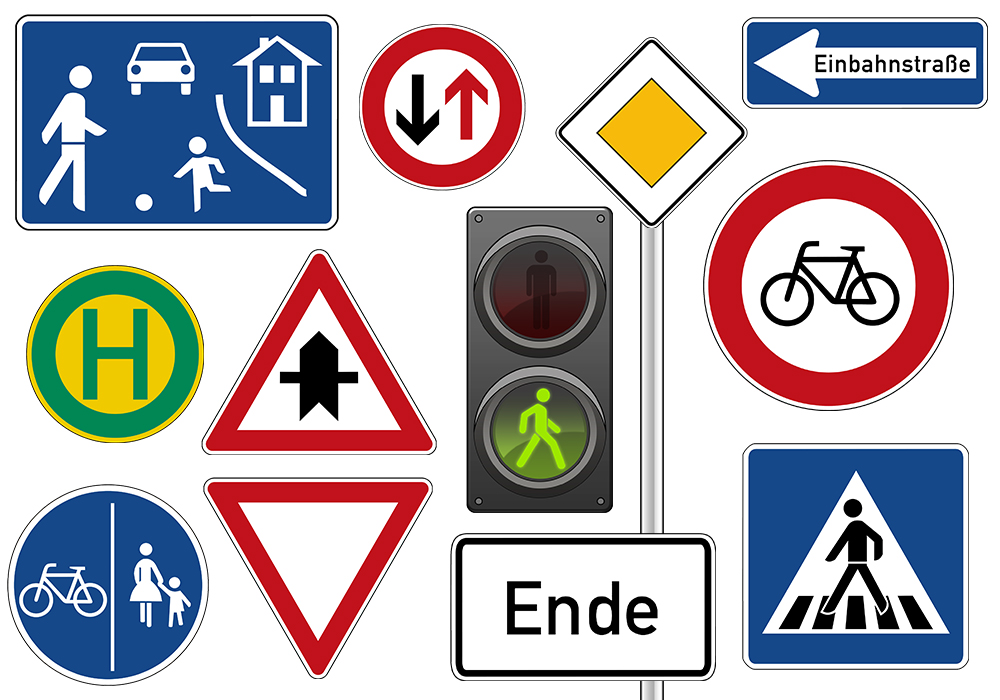
#> input picture 1681732665-33_Vorachaubild_Verkehrsschilder_Farbe.jpg, 1000 x 700 px, found by its file name
$ jupyter execute --allow-errors cnn_echtzeiterkennung_verkehrszeichen_modell.ipynb   (shell and % lines are left out)
#> lines starting #> are read from the running program, lines starting #| are printed output that depends on the picture; pictures that were not available may be replaced by others from this repository, and a replacement may not be noted
### helfer_funktionen.py
from PIL import Image
from collections import Counter
import matplotlib.pyplot as plt
import os
import cv2
import shutil
import numpy as np
import yaml

#Funktion zum Entpacken und Importieren des Datensatzes
# [29 lines left out: function copy_images_and_convert_annotations, not called in this run]


# Funktion zum Einlesen der Dateinamen
def get_filenames(filepath):
    return [os.path.join(filepath, f) for f in os.listdir(filepath)]

# Funktion zum Einlesen der Bilder
def read_images(filenames, height=None, width=None):
    images = []
    for filename in filenames:
        img = Image.open(filename)
        if height and width:
            img = img.resize((width, height))
        images.append(img)
    return images

# Funktion zum Konvertieren einer Liste von Bildern in ein NumPy-Array
def images_to_array(images):
    return np.array([np.array(img) for img in images])

# Funktion zum Plotten von Bildern mit Annotationen
def plot_images_with_annotations(image_names, annotations_dir, input_shape):
    fig = plt.figure(figsize=(8, 8))
    for i, img_path in enumerate(image_names[:8]):
        img = cv2.imread(img_path)
        img = cv2.cvtColor(img, cv2.COLOR_BGR2RGB)
        img = cv2.resize(img, (input_shape["width"], input_shape["height"]))
        # Annotationen laden
        annotation_path = os.path.join(annotations_dir, os.path.splitext(os.path.basename(img_path))[0] + '.txt')
        if os.path.exists(annotation_path):
            with open(annotation_path, 'r') as f:
                for line in f:
                    parts = line.strip().split()
                    class_id = int(parts[0])
                    x_center, y_center, width, height = map(float, parts[1:])
                    x_center *= img.shape[1]
                    y_center *= img.shape[0]
                    width *= img.shape[1]
                    height *= img.shape[0]
                    x1 = int(x_center - width / 2)
                    y1 = int(y_center - height / 2)
                    x2 = int(x_center + width / 2)
                    y2 = int(y_center + height / 2)
                    cv2.rectangle(img, (x1, y1), (x2, y2), (255, 0, 0), 2)
                    cv2.putText(img, str(class_id), (x1, y1 - 10), cv2.FONT_HERSHEY_SIMPLEX, 0.6, (255, 0, 0), 2)
        fig.add_subplot(3, 4, i + 1)
        plt.imshow(img)
    plt.tight_layout()
    plt.show()

# Funktion zum Erstellen einer YAML-Datei
def write_yaml_to_file(py_obj, filename):
    with open(f'{filename}.yaml', 'w') as f:
        yaml.dump(py_obj, f)

# Funktion zum Plotten der Klassenverteilung
def plot_class_distribution(label_path, class_names, output_path):
    class_counts = Counter()
    for label_file in os.listdir(label_path):
        if label_file.endswith(".txt"):
            with open(os.path.join(label_path, label_file), 'r') as file:
                for line in file:
                    class_id = int(line.split()[0])
                    class_counts[class_id] += 1
    classes = [class_names[i] for i in range(len(class_names))]
    counts = [class_counts.get(i, 0) for i in range(len(class_names))]
    plt.figure(figsize=(15, 20))
    bars = plt.barh(classes, counts, color='skyblue')
    plt.xlabel('Anzahl der Bilder')
    plt.ylabel('Klassen')
    plt.title('Anzahl der Bilder pro Klasse')
    # Anzahl der Bilder an den Balken anzeigen
    for bar, count in zip(bars, counts):
        plt.text(count, bar.get_y() + bar.get_height()/2, str(count), va='center')
    plt.tight_layout()
    plt.savefig(os.path.join(output_path, 'labels_.jpg'), dpi=300)
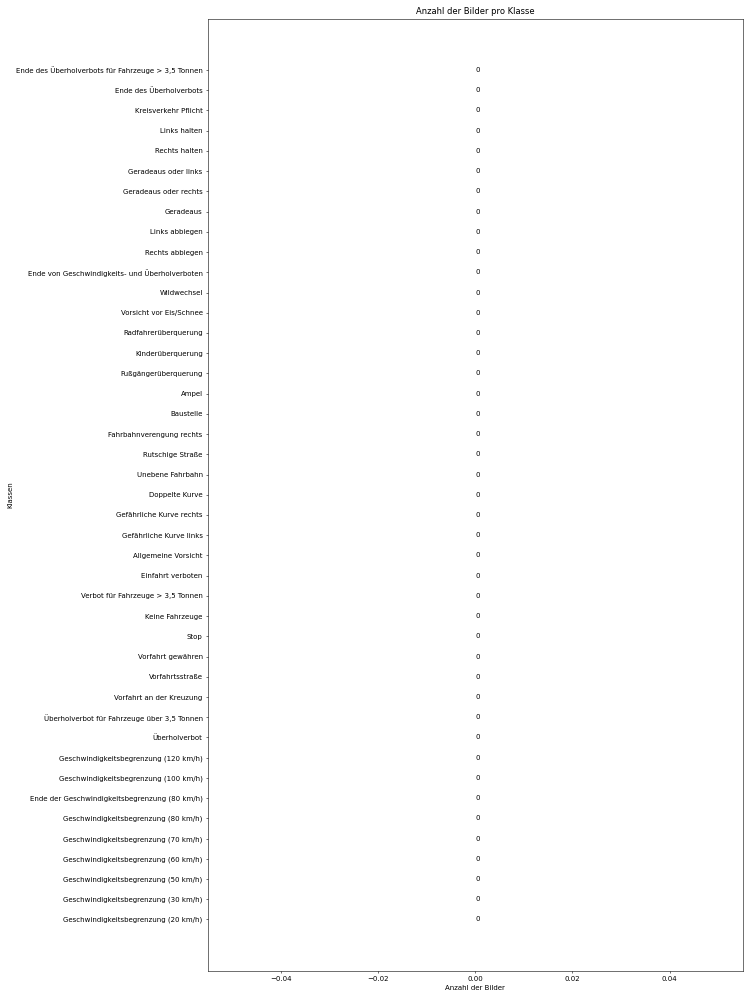
#> figure drawn by matplotlib, 1 panel
    plt.show()

### cnn_echtzeiterkennung_verkehrszeichen_modell.ipynb
**Convolutional Neural Network (CNN) basierend auf die YOLOv5-Architektur zur Erkennung von deutschen Verkehrszeichen in Echtzeit mit dem GTSRB-Dataset**

Autoren: Laieb Ahmad, Enes Bayar, Mehmet Akif Onur & Mert-Can Öksuz
<br>
Datum: 30.10.2024
<br>
Modul: KI-DL/ML
<br>
Dozent: Prof. Dr. Stephan Schneider

## **Befehle zum Installieren/Upgraden von Packages**

## **Laden von Packages + Anzeigen der Versionen**

[cell 1]
from ultralytics import YOLO
from helfer_funktionen import copy_images_and_convert_annotations, get_filenames, read_images, images_to_array, plot_images_with_annotations, write_yaml_to_file, plot_class_distribution
from PIL import Image
from pathlib import Path
from sklearn.model_selection import train_test_split
import os
import numpy as np
import pandas as pd
import cv2
import matplotlib.pyplot as plt
import csv
import torch
import wandb
import yaml
import imagesize


print("Package 'Numpy':", np.__version__)
print("Package 'Pandas':", pd.__version__)
print("Package 'OpenCV':", cv2.__version__)
print("Package 'CSV':", csv.__version__)
print("Package 'PyTorch':", torch.__version__)
print("Package 'WandB':", wandb.__version__)
print("Package 'YAML':", yaml.__version__)

## **Installieren von Yolov5**

[cell 2]

cd yolov5

## **Importieren des Datensatzes**

[cell 3]
#kagglehub.dataset_download("meowmeowmeowmeowmeow/gtsrb-german-traffic-sign")

#Anzahl der Bilder pro Klasse im Trainingsdatensatz
path_train = r"G:\Meine Ablage\projekt-cnn-yolo-echtzeiterkennung-verkehszeichen-gtsrb\gtsrb-german-traffic-sign\versions\1\Train"
total_images = 0
for i in range(0, 43):
    path = os.path.join(path_train, str(i))
    num_images = len(os.listdir(path))
    total_images += num_images
print("Gesamtanzahl der Trainings-Bilder:", total_images)

#Anzahl der Bilder pro Klasse im Trainingsdatensatz
path_test = r"G:\Meine Ablage\projekt-cnn-yolo-echtzeiterkennung-verkehszeichen-gtsrb\gtsrb-german-traffic-sign\versions\1\Test"
num_images = len(os.listdir(path_test))
print("Gesamtanzahl der Test-Bilder:", num_images)

## **Splitten des Datensatz in Train, Test und Validatio und konvertieren der Annotationen ins YOLO-Format**

[cell 4]
#Definieren der Verzeichnisse
base_path = r"G:\Meine Ablage\projekt-cnn-yolo-echtzeiterkennung-verkehszeichen-gtsrb\gtsrb-german-traffic-sign\versions\1"
train_image_base_dir = os.path.join(base_path, "Train")
test_image_dir = os.path.join(base_path, "Test")
train_csv_path = os.path.join(base_path, "Train.csv")
test_csv_path = os.path.join(base_path, "Test.csv")

#Laden der CSV-Dateien
#> (the rest of this cell did not finish here and is left out)

## **Übersicht über die Klassenverteilung im Datensatz**

[cell 5]
label_path = r"G:\Meine Ablage\projekt-cnn-yolo-echtzeiterkennung-verkehszeichen-gtsrb\dataset\labels\val"
class_names = [
    "Geschwindigkeitsbegrenzung (20 km/h)",
    "Geschwindigkeitsbegrenzung (30 km/h)",
    "Geschwindigkeitsbegrenzung (50 km/h)",
    "Geschwindigkeitsbegrenzung (60 km/h)",
    "Geschwindigkeitsbegrenzung (70 km/h)",
    "Geschwindigkeitsbegrenzung (80 km/h)",
    "Ende der Geschwindigkeitsbegrenzung (80 km/h)",
    "Geschwindigkeitsbegrenzung (100 km/h)",
    "Geschwindigkeitsbegrenzung (120 km/h)",
    "Überholverbot",
    "Überholverbot für Fahrzeuge über 3,5 Tonnen",
    "Vorfahrt an der Kreuzung",
    "Vorfahrtsstraße",
    "Vorfahrt gewähren",
    "Stop",
    "Keine Fahrzeuge",
    "Verbot für Fahrzeuge > 3,5 Tonnen",
    "Einfahrt verboten",
    "Allgemeine Vorsicht",
    "Gefährliche Kurve links",
    "Gefährliche Kurve rechts",
    "Doppelte Kurve",
    "Unebene Fahrbahn",
    "Rutschige Straße",
    "Fahrbahnverengung rechts",
    "Baustelle",
    "Ampel",
    "Fußgängerüberquerung",
    "Kinderüberquerung",
    "Radfahrerüberquerung",
    "Vorsicht vor Eis/Schnee",
    "Wildwechsel",
    "Ende von Geschwindigkeits- und Überholverboten",
    "Rechts abbiegen",
    "Links abbiegen",
    "Geradeaus",
    "Geradeaus oder rechts",
    "Geradeaus oder links",
    "Rechts halten",
    "Links halten",
    "Kreisverkehr Pflicht",
    "Ende des Überholverbots",
    "Ende des Überholverbots für Fahrzeuge > 3,5 Tonnen"
]
output_path = 'G:/Meine Ablage/prosjekt-cnn-yolo-echtzeiterkennung-verkehszeichen-gtsrb/dataset'

plot_class_distribution(label_path, class_names, output_path)

## **Übersicht über die Auflösungen der Bilder in dem Datensatz**

[cell 6]
#Ermitteln der Bildauflösungen
imgs = [img.name for img in Path("/teamspace/studios/this_studio/projekt-cnn-yolo-echtzeiterkennung-verkehszeichen-gtsrb/dataset/images/train").iterdir() if img.suffix == ".png"]
img_meta = {}
for f in imgs: img_meta[str(f)] = imagesize.get(Path("/teamspace/studios/this_studio/projekt-cnn-yolo-echtzeiterkennung-verkehszeichen-gtsrb/dataset/images/train") / f)

#In DataFrame umwandeln und Seitenverhältnis berechnen
img_meta_df = pd.DataFrame.from_dict([img_meta]).T.reset_index()
img_meta_df.columns = ['Dateiname', 'Größe']
#> (the rest of this cell did not finish here and is left out)

## **Laden und Anzeigen von Trainingsbildern**

[cell 7]
filepath = r"/teamspace/studios/this_studio/projekt-cnn-yolo-echtzeiterkennung-verkehszeichen-gtsrb/dataset/images/val"
image_names = get_filenames(filepath)

input_shape = {
    "height": 200,
    "width": 200,
    "channels": 3
}
images = read_images(image_names, height=input_shape["height"], width=input_shape["width"])
#> in read_images, img is the input picture: PIL image 1000x700 RGB; mean R, G, B 180.9, 176.7, 182.3
#> in read_images, `img = img.resize((width, height))`:
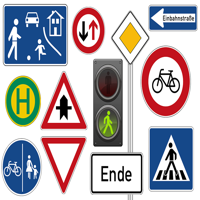
#> img: PIL image 200x200 RGB; mean R, G, B 180.6, 176.4, 181.9
#> images = 1 item

aimages = images_to_array(images)
print(f'Form des Bilder-Arrays: {aimages.shape}') # Struktur des Arrays: (Anzahl der Bilder, Höhe, Breite, Farbkanal)
#| Form des Bilder-Arrays: (1, 200, 200, 3)

fig = plt.figure(figsize=(8, 8))
rows, columns = 3, 4
num_images_to_display = (min(8, aimages.shape[0]))
#> num_images_to_display = 1

for i in range(num_images_to_display):
    fig.add_subplot(rows, columns, i + 1)
    plt.imshow(aimages[i, ...])

plt.tight_layout()

## **Testen der korrekten Umwandlung der Annotation in das YOLO-Format**

[cell 8]
plot_images_with_annotations(image_names, annotations_dir=r"/teamspace/studios/this_studio/projekt-cnn-yolo-echtzeiterkennung-verkehszeichen-gtsrb/dataset/labels/val", input_shape=input_shape)
#> in plot_images_with_annotations, `img = cv2.resize(img, (input_shape["width"], input_shape["height"]))`:
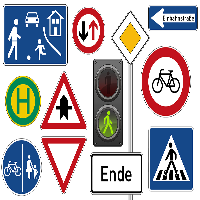
#> img: shape (200, 200, 3); mean R, G, B 179.5, 175.4, 180.9

## **Erstellen einer Datensatz-Konfigurations-Datei im .yaml-Format in dem Projektverzeichnis**

[cell 9]
dataset_configs = {
    'path': '/teamspace/studios/this_studio/projekt-cnn-yolo-echtzeiterkennung-verkehszeichen-gtsrb/dataset',
    'train': '/teamspace/studios/this_studio/projekt-cnn-yolo-echtzeiterkennung-verkehszeichen-gtsrb/dataset/images/train',
    'val': '/teamspace/studios/this_studio/projekt-cnn-yolo-echtzeiterkennung-verkehszeichen-gtsrb/dataset/images/val',
    'test': '/teamspace/studios/this_studio/projekt-cnn-yolo-echtzeiterkennung-verkehszeichen-gtsrb/dataset/images/test',
    'nc': 43,
    'names': [
        'Geschwindigkeitsbegrenzung (20 km/h)',
        'Geschwindigkeitsbegrenzung (30 km/h)',
        'Geschwindigkeitsbegrenzung (50 km/h)',
        'Geschwindigkeitsbegrenzung (60 km/h)',
        'Geschwindigkeitsbegrenzung (70 km/h)',
        'Geschwindigkeitsbegrenzung (80 km/h)',
        'Ende der Geschwindigkeitsbegrenzung (80 km/h)',
        'Geschwindigkeitsbegrenzung (100 km/h)',
        'Geschwindigkeitsbegrenzung (120 km/h)',
        'Ueberholverbot',
        'Ueberholverbot fuer Fahrzeuge ueber 3,5 Tonnen',
        'Vorfahrt an der Kreuzung',
        'Vorfahrtsstrasse',
        'Vorfahrt gewaehren',
        'Stop',
        'Keine Fahrzeuge',
        'Verbot fuer Fahrzeuge > 3,5 Tonnen',
        'Einfahrt verboten',
        'Allgemeine Vorsicht',
        'Gefaehrliche Kurve links',
        'Gefaehrliche Kurve rechts',
        'Doppelte Kurve',
        'Unebene Fahrbahn',
        'Rutschige Strasse',
        'Fahrbahnverengung rechts',
        'Baustelle',
        'Ampel',
        'Fussgaengerueberquerung',
        'Kinderueberquerung',
        'Radfahrerueberquerung',
        'Vorsicht vor Eis/Schnee',
        'Wildwechsel',
        'Ende von Geschwindigkeits- und Ueberholverboten',
        'Rechts abbiegen',
        'Links abbiegen',
        'Geradeaus',
        'Geradeaus oder rechts',
        'Geradeaus oder links',
        'Rechts halten',
        'Links halten',
        'Kreisverkehr Pflicht',
        'Ende des Ueberholverbots',
        'Ende des Ueberholverbots fuer Fahrzeuge > 3,5 Tonnen'
    ]
}

yaml_output = yaml.dump(dataset_configs, sort_keys=False)
print(yaml_output)
write_yaml_to_file(dataset_configs, 'neu_dataset_config_lightningai')
